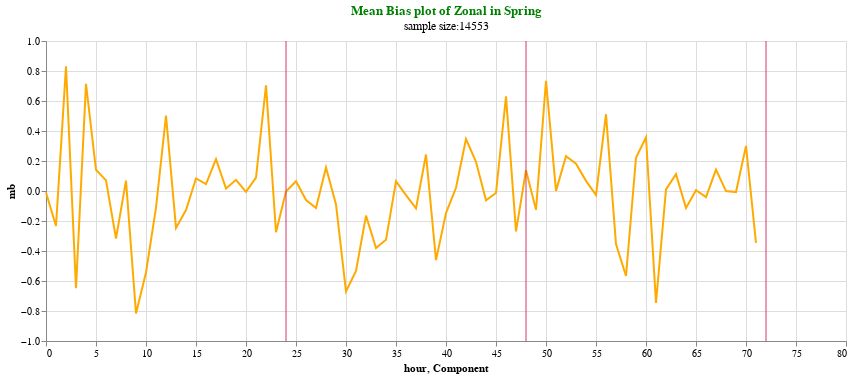

This figure's notebook cell:
### Markdown cell above
#### Plotting

### Code cell
plotrmse(Spr_mb_zonal,'mb',"Mean Bias plot of Zonal in Spring","sample size:" +  str(Spr["zonal_dif"].count()))

### Figure 1 — Vega-Lite specification as saved in the notebook (floating-point values rounded to 4 significant figures)
{"config": {"view": {"continuousWidth": 400, "continuousHeight": 300}}, "layer": [{"data": {"name": "data-e798aec15455f677ad43f74711225378"}, "mark": "line", "encoding": {"color": {"value": "#FFAA00"}, "x": {"field": "hour", "type": "quantitative"}, "y": {"field": "mb", "type": "quantitative"}}, "height": 300, "title": {"text": ["Mean Bias plot of Zonal in Spring"], "subtitle": ["sample size:14553"], "color": "green"}, "width": 800}, {"data": {"name": "data-b9dd60dc560f7891b967d8e82c37ad0c"}, "mark": {"type": "rule", "color": "#D2386C"}, "encoding": {"x": {"field": "Component", "type": "quantitative"}}}], "$schema": "https://vega.github.io/schema/vega-lite/v4.17.0.json", "datasets": {"data-e798aec15455f677ad43f74711225378": [{"mb": -0.01014, "hour": 0}, {"mb": -0.2337, "hour": 1}, {"mb": 0.8311, "hour": 2}, {"mb": -0.6475, "hour": 3}, {"mb": 0.7146, "hour": 4}, {"mb": 0.1414, "hour": 5}, {"mb": 0.07065, "hour": 6}, {"mb": -0.3164, "hour": 7}, {"mb": 0.06898, "hour": 8}, {"mb": -0.8169, "hour": 9}, {"mb": -0.5432, "hour": 10}, {"mb": -0.1114, "hour": 11}, {"mb": 0.5027, "hour": 12}, {"mb": -0.2462, "hour": 13}, {"mb": -0.1271, "hour": 14}, {"mb": 0.08344, "hour": 15}, {"mb": 0.04553, "hour": 16}, {"mb": 0.2129, "hour": 17}, {"mb": 0.01608, "hour": 18}, {"mb": 0.07436, "hour": 19}, {"mb": -0.005992, "hour": 20}, {"mb": 0.08884, "hour": 21}, {"mb": 0.7038, "hour": 22}, {"mb": -0.2752, "hour": 23}, {"mb": -0.003568, "hour": 24}, {"mb": 0.06499, "hour": 25}, {"mb": -0.05991, "hour": 26}, {"mb": -0.1138, "hour": 27}, {"mb": 0.1566, "hour": 28}, {"mb": -0.08936, "hour": 29}, {"mb": -0.6696, "hour": 30}, {"mb": -0.5331, "hour": 31}, {"mb": -0.1643, "hour": 32}, {"mb": -0.3795, "hour": 33}, {"mb": -0.3253, "hour": 34}, {"mb": 0.06433, "hour": 35}, {"mb": -0.02725, "hour": 36}, {"mb": -0.1161, "hour": 37}, {"mb": 0.2433, "hour": 38}, {"mb": -0.4608, "hour": 39}, {"mb": -0.1473, "hour": 40}, {"mb": 0.02149, "hour": 41}, {"mb": 0.346, "hour": 42}, {"mb": 0.1945, "hour": 43}, {"mb": -0.06238, "hour": 44}, {"mb": -0.01293, "hour": 45}, {"mb": 0.6305, "hour": 46}, {"mb": -0.2687, "hour": 47}, {"mb": 0.1382, "hour": 48}, {"mb": -0.1258, "hour": 49}, {"mb": 0.7342, "hour": 50}, {"mb": 0.0008317, "hour": 51}, {"mb": 0.2315, "hour": 52}, {"mb": 0.1824, "hour": 53}, {"mb": 0.06769, "hour": 54}, {"mb": -0.02658, "hour": 55}, {"mb": 0.5117, "hour": 56}, {"mb": -0.3531, "hour": 57}, {"mb": -0.5666, "hour": 58}, {"mb": 0.2218, "hour": 59}, {"mb": 0.3582, "hour": 60}, {"mb": -0.7465, "hour": 61}, {"mb": 0.01112, "hour": 62}, {"mb": 0.1125, "hour": 63}, {"mb": -0.1125, "hour": 64}, {"mb": 0.005192, "hour": 65}, {"mb": -0.04099, "hour": 66}, {"mb": 0.143, "hour": 67}, {"mb": -0.0003275, "hour": 68}, {"mb": -0.00696, "hour": 69}, {"mb": 0.3009, "hour": 70}, {"mb": -0.3455, "hour": 71}], "data-b9dd60dc560f7891b967d8e82c37ad0c": [{"Component": 24}, {"Component": 48}, {"Component": 72}]}}
